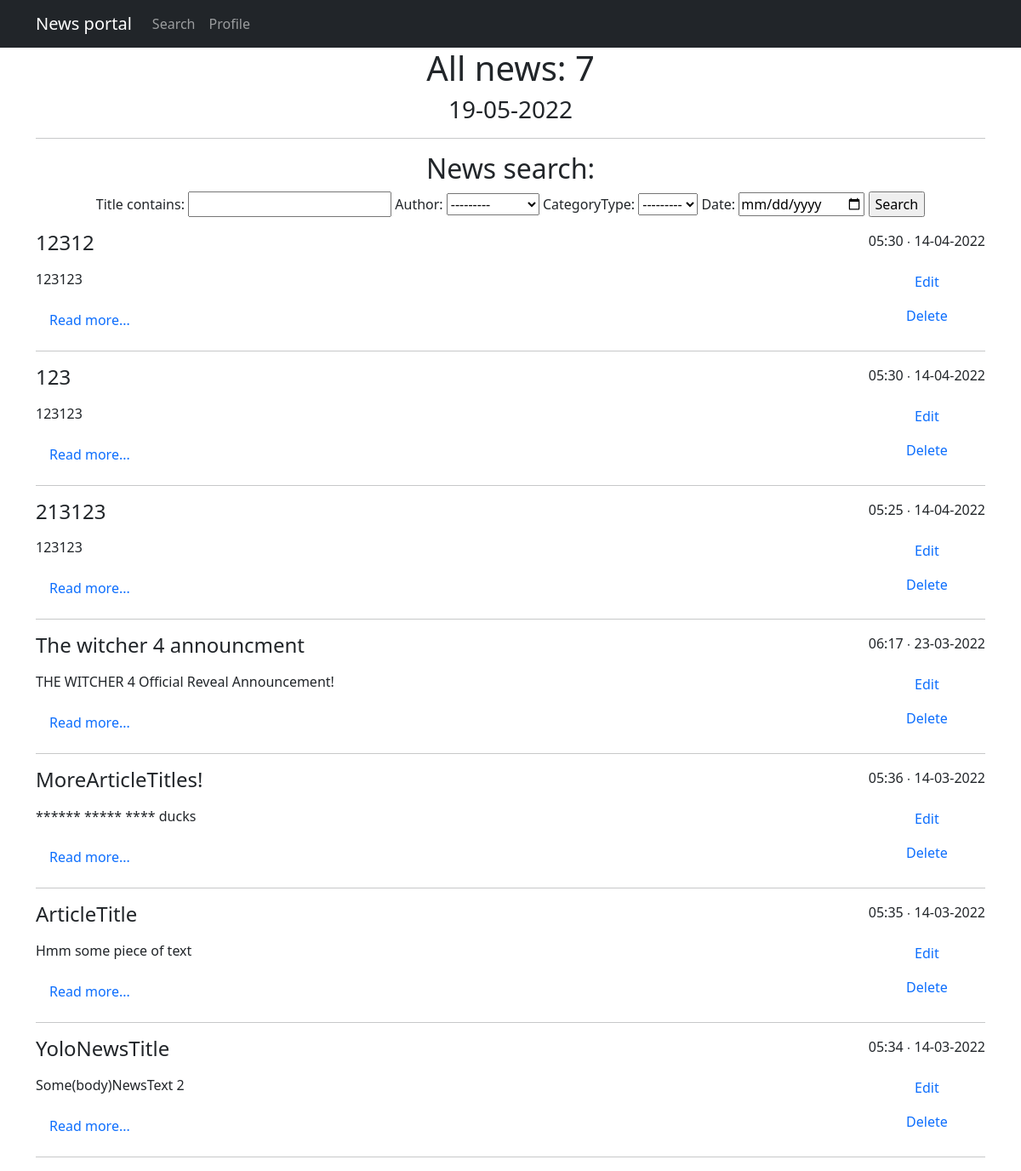
The page /news/search/ on the database as committed earlier.
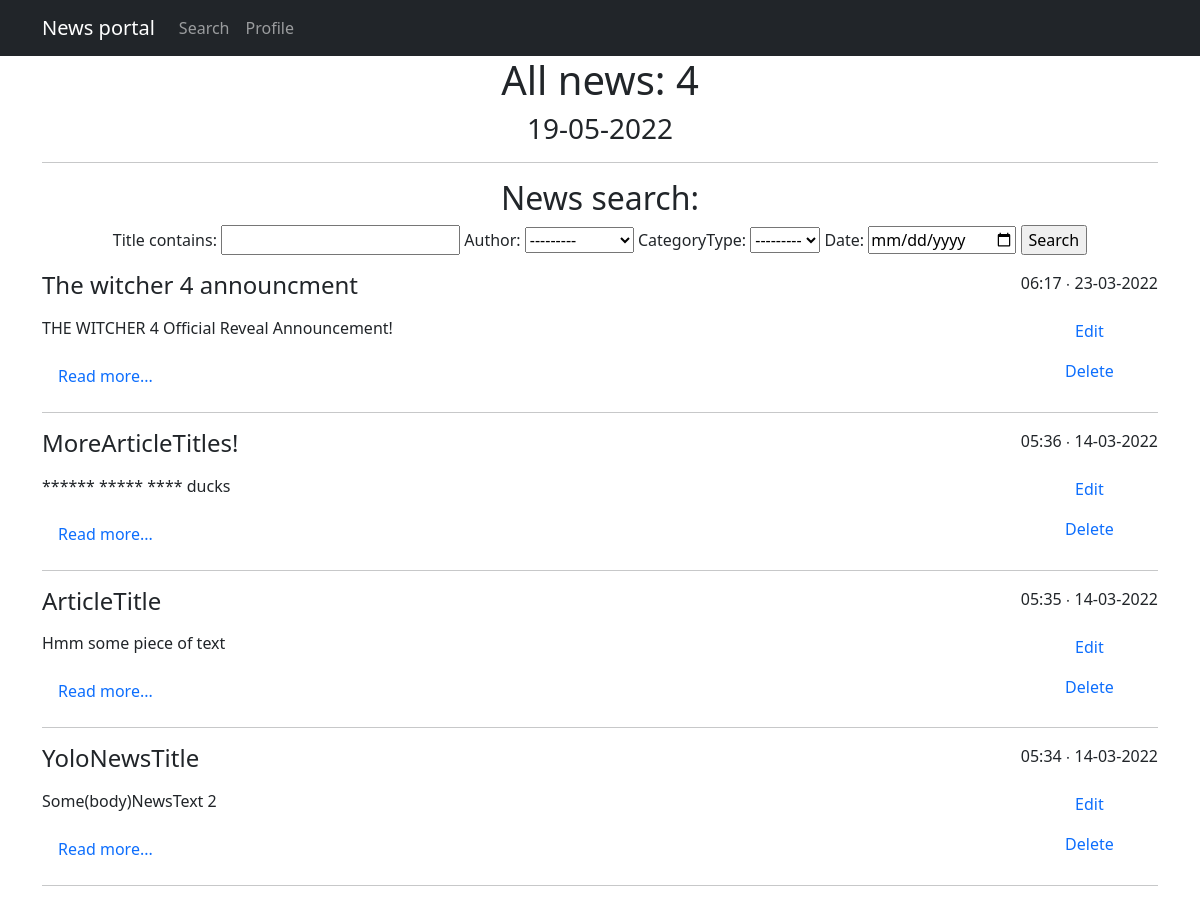
The same page on the database as committed later.
### news/models.py (models this page shows, shortened)
class Post(models.Model):
    author = models.ForeignKey(Author, on_delete = models.CASCADE)
    NEWS = 'NW'
    ARTICLE = 'AR'
    CATEGORY_CHOICES = (
        (NEWS, 'News'),
        (ARTICLE, 'Article')
    )
    categoryType = models.CharField(max_length = 2, choices = CATEGORY_CHOICES, default = ARTICLE)
    dateCreation = models.DateTimeField(auto_now_add = True)
    postCategory = models.ManyToManyField(Category, through = 'PostCategory')
    title = models.CharField(max_length = 128)
    text = models.TextField()
    rating = models.SmallIntegerField(default = 0)

### news/views.py (the view)
# urls.py: path('search/', PostSearch.as_view(), name='postSearch'),
class PostSearch(ListView):
    model = Post
    template_name = 'postSearch.html'
    context_object_name = 'search'
    ordering = '-dateCreation'
    def get_filter(self):
        return PostFilter(self.request.GET, queryset=super().get_queryset())
    def get_queryset(self):
        return self.get_filter().qs
    def get_context_data(self, *args, **kwargs):
        return {
            **super().get_context_data(*args, **kwargs),
            'filter': self.get_filter(),
            'time_now' : datetime.utcnow(),
            'length' : Post.objects.count()
        }

### news/models.py (called while the page is built)
    def __str__(self):
        return f'{self.authorUser.username}'

### news/templatetags/custom_filters.py (called while the page is built)
@register.filter(name='censor')
def censor(value):
    if not isinstance(value, str):
        raise ValueError('Cant censor not str object')
    for i in ban_words:
        value = value.replace(i[0:], '*' * len(i) )
    return value

### templates/postSearch.html (shortened to what this page needs)
{% extends 'flatpages/default.html' %}
{% load custom_filters %}
{% block content %}
<h1>All news: {{ length }}</h1>
<h3> {{ time_now|date:'d-m-Y' }} </h3>
<hr>
<h2>News search:</h2>
<form method="GET">
    {{ filter.form }}
    <input type="submit" value="Search">
</form>
{% for post in filter.qs %}
<div style="float: right"><p>{{ post.dateCreation|date:'h:i ∙ d-m-Y ' }}</p>
<a class="nav-link" href="{% url 'postUpdate' post.id %}">Edit</a>
<a class="nav-link" href="{% url 'postDelete' post.id %}">Delete</a></div>
<div align="left">
    <h4><p>{{post.title|censor}}</p></h4>
    <p>{{ post.text|truncatewords:50|censor }}</p>
    <a class="nav-link" href="{% url 'postDetail' post.id %}">Read more...</a>
    <hr>
</div>
{% endfor %}
{% endblock content %}

### templates/flatpages/default.html (shortened to what this page needs)
{% load static %}
<!DOCTYPE html>
<html lang="en">
    {% load cache %}
    {% cache 60 header %}
    <head>
        <link href="{% static 'css/styles.css' %}" rel="stylesheet" />
    </head>
    {% endcache %}
    <body>
        <nav class="navbar navbar-expand-lg navbar-dark bg-dark static-top">
            <div class="container">
                <a class="navbar-brand" href="/news/">News portal</a>
                <div class="collapse navbar-collapse" id="navbarResponsive">
                    <ul class="navbar-nav ml-auto">
                        <li class="nav-item">
                            <a class="nav-link" href="/news/search/">Search</a>
                        </li>
                        <li class="nav-item">
                            <a class="nav-link" href="http://127.0.0.1:8000">Profile</a>
                       </li>
                    </ul>
                </div>
            </div>
         </nav>
        <div class="container">
            <div class="row">
                <div class="col-lg-12 text-center">
                    {% block content %}{% endblock content %}
                </div>
            </div>
         </div>
    </body>
</html>

Rows that differ between the two databases and show on the page:
removed Post: dateCreation "05:30 ∙ 14-04-2022", title|censor "12312", text|censor "123123"
removed Post: dateCreation "05:30 ∙ 14-04-2022", title|censor "123", text|censor "123123"
removed Post: dateCreation "05:25 ∙ 14-04-2022", title|censor "213123", text|censor "123123"
Other text that changed with them:
{{ length }}: "7" → "4"
